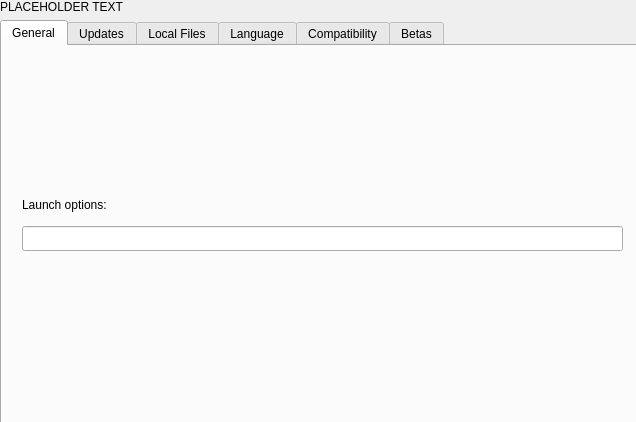
<?xml version="1.0" encoding="UTF-8"?>
<ui version="4.0">
 <class>SettingsWindow</class>
 <widget class="QWidget" name="SettingsWindow">
  <property name="geometry">
   <rect>
    <x>0</x>
    <y>0</y>
    <width>636</width>
    <height>422</height>
   </rect>
  </property>
  <property name="windowTitle">
   <string>Form</string>
  </property>
  <widget class="QWidget" name="verticalLayoutWidget">
   <property name="geometry">
    <rect>
     <x>0</x>
     <y>0</y>
     <width>1061</width>
     <height>691</height>
    </rect>
   </property>
   <layout class="QVBoxLayout" name="verticalLayout">
    <item>
     <widget class="QLabel" name="label">
      <property name="text">
       <string>PLACEHOLDER TEXT</string>
      </property>
     </widget>
    </item>
    <item>
     <widget class="QTabWidget" name="tabWidget">
      <property name="currentIndex">
       <number>0</number>
      </property>
      <widget class="QWidget" name="generalTab">
       <attribute name="title">
        <string>General</string>
       </attribute>
       <widget class="QLineEdit" name="launchOptionsField">
        <property name="geometry">
         <rect>
          <x>20</x>
          <y>180</y>
          <width>601</width>
          <height>25</height>
         </rect>
        </property>
       </widget>
       <widget class="QLabel" name="label_4">
        <property name="geometry">
         <rect>
          <x>20</x>
          <y>150</y>
          <width>121</width>
          <height>17</height>
         </rect>
        </property>
        <property name="text">
         <string>Launch options:</string>
        </property>
       </widget>
      </widget>
      <widget class="QWidget" name="updatesTab">
       <attribute name="title">
        <string>Updates</string>
       </attribute>
      </widget>
      <widget class="QWidget" name="localFilesTab">
       <attribute name="title">
        <string>Local Files</string>
       </attribute>
       <widget class="QPushButton" name="verifyIntegrityBtn">
        <property name="geometry">
         <rect>
          <x>20</x>
          <y>70</y>
          <width>191</width>
          <height>25</height>
         </rect>
        </property>
        <property name="text">
         <string>Verify Integrity</string>
        </property>
       </widget>
       <widget class="QPushButton" name="uninstallBtn">
        <property name="geometry">
         <rect>
          <x>20</x>
          <y>110</y>
          <width>191</width>
          <height>25</height>
         </rect>
        </property>
        <property name="text">
         <string>Uninstall</string>
        </property>
       </widget>
       <widget class="QPushButton" name="browseGameFilesBtn">
        <property name="geometry">
         <rect>
          <x>20</x>
          <y>30</y>
          <width>191</width>
          <height>25</height>
         </rect>
        </property>
        <property name="text">
         <string>Browse Game Files</string>
        </property>
       </widget>
      </widget>
      <widget class="QWidget" name="langaugeTab">
       <attribute name="title">
        <string>Language</string>
       </attribute>
      </widget>
      <widget class="QWidget" name="compatibilityTab">
       <attribute name="title">
        <string>Compatibility</string>
       </attribute>
       <widget class="QCheckBox" name="enableProtonBox">
        <property name="geometry">
         <rect>
          <x>40</x>
          <y>40</y>
          <width>221</width>
          <height>23</height>
         </rect>
        </property>
        <property name="text">
         <string>Enable compatibility for this title</string>
        </property>
       </widget>
       <widget class="QComboBox" name="compatToolBox">
        <property name="enabled">
         <bool>true</bool>
        </property>
        <property name="geometry">
         <rect>
          <x>40</x>
          <y>80</y>
          <width>221</width>
          <height>25</height>
         </rect>
        </property>
       </widget>
      </widget>
      <widget class="QWidget" name="betasTab">
       <attribute name="title">
        <string>Betas</string>
       </attribute>
       <widget class="QComboBox" name="betasDropdown">
        <property name="geometry">
         <rect>
          <x>40</x>
          <y>50</y>
          <width>171</width>
          <height>25</height>
         </rect>
        </property>
        <property name="currentText">
         <string/>
        </property>
        <property name="currentIndex">
         <number>-1</number>
        </property>
       </widget>
       <widget class="QLabel" name="label_2">
        <property name="geometry">
         <rect>
          <x>40</x>
          <y>20</y>
          <width>71</width>
          <height>17</height>
         </rect>
        </property>
        <property name="text">
         <string>Select beta:</string>
        </property>
       </widget>
       <widget class="QLabel" name="label_3">
        <property name="geometry">
         <rect>
          <x>40</x>
          <y>100</y>
          <width>231</width>
          <height>17</height>
         </rect>
        </property>
        <property name="text">
         <string>Access beta(s) with a beta key:</string>
        </property>
       </widget>
       <widget class="QLineEdit" name="betaKeyBox">
        <property name="geometry">
         <rect>
          <x>40</x>
          <y>130</y>
          <width>171</width>
          <height>25</height>
         </rect>
        </property>
       </widget>
       <widget class="QPushButton" name="testBetaKeyButton">
        <property name="geometry">
         <rect>
          <x>220</x>
          <y>130</y>
          <width>80</width>
          <height>25</height>
         </rect>
        </property>
        <property name="text">
         <string>Check code</string>
        </property>
       </widget>
      </widget>
     </widget>
    </item>
   </layout>
  </widget>
 </widget>
 <resources/>
 <connections/>
</ui>
